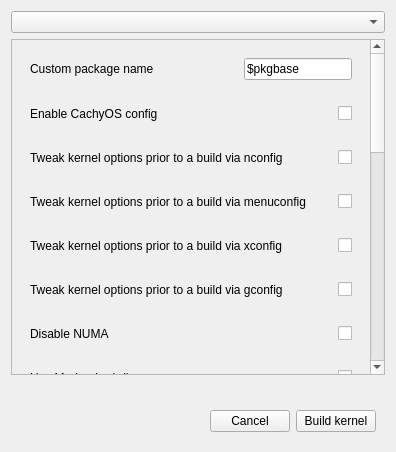
<?xml version="1.0" encoding="UTF-8"?>
<ui version="4.0">
 <class>ConfOptionsPage</class>
  <widget class="QWidget" name="central_widget">
   <layout class="QVBoxLayout" name="verticalLayout">
    <item>
     <widget class="QComboBox" name="main_combo_box"/>
    </item>
    <item>
     <widget class="QScrollArea" name="scroll_area">
      <property name="verticalScrollBarPolicy">
       <enum>Qt::ScrollBarAsNeeded</enum>
      </property>
      <property name="widgetResizable">
       <bool>true</bool>
      </property>
      <widget class="QWidget" name="scroll_area_widgets">
       <property name="geometry">
        <rect>
         <x>0</x>
         <y>0</y>
         <width>853</width>
         <height>912</height>
        </rect>
       </property>
       <layout class="QVBoxLayout" name="verticalLayout_2">
        <item>
         <widget class="QWidget" name="custom_name_widget" native="true">
          <layout class="QHBoxLayout" name="custom_name_horizontal_layout">
           <item>
            <widget class="QLabel" name="custom_name_label">
             <property name="text">
              <string>Custom package name</string>
             </property>
            </widget>
           </item>
           <item>
            <spacer name="custom_name_horizontal_spacer">
             <property name="orientation">
              <enum>Qt::Horizontal</enum>
             </property>
             <property name="sizeHint" stdset="0">
              <size>
               <width>40</width>
               <height>20</height>
              </size>
             </property>
            </spacer>
           </item>
           <item>
            <widget class="QLineEdit" name="custom_name_edit">
             <property name="text">
              <string>$pkgbase</string>
             </property>
            </widget>
           </item>
          </layout>
         </widget>
        </item>
        <item>
         <widget class="QWidget" name="cachyconfig_widget" native="true">
          <layout class="QHBoxLayout" name="cachyconfig_horizontal_layout">
           <item>
            <widget class="QLabel" name="cachyconfig_label">
             <property name="text">
              <string>Enable CachyOS config</string>
             </property>
            </widget>
           </item>
           <item>
            <spacer name="cachyconfig_horizontal_spacer">
             <property name="orientation">
              <enum>Qt::Horizontal</enum>
             </property>
             <property name="sizeHint" stdset="0">
              <size>
               <width>40</width>
               <height>20</height>
              </size>
             </property>
            </spacer>
           </item>
           <item>
            <widget class="QCheckBox" name="cachyconfig_check"/>
           </item>
          </layout>
         </widget>
        </item>
        <item>
         <widget class="QWidget" name="nconfig_widget" native="true">
          <layout class="QHBoxLayout" name="nconfig_horizontal_layout">
           <item>
            <widget class="QLabel" name="nconfig_label">
             <property name="text">
              <string>Tweak kernel options prior to a build via nconfig</string>
             </property>
            </widget>
           </item>
           <item>
            <spacer name="nconfig_horizontal_spacer">
             <property name="orientation">
              <enum>Qt::Horizontal</enum>
             </property>
             <property name="sizeHint" stdset="0">
              <size>
               <width>40</width>
               <height>20</height>
              </size>
             </property>
            </spacer>
           </item>
           <item>
            <widget class="QCheckBox" name="nconfig_check"/>
           </item>
          </layout>
         </widget>
        </item>
        <item>
         <widget class="QWidget" name="menuconfig_widget" native="true">
          <layout class="QHBoxLayout" name="menuconfig_horizontal_layout">
           <item>
            <widget class="QLabel" name="menuconfig_label">
             <property name="text">
              <string>Tweak kernel options prior to a build via menuconfig</string>
             </property>
            </widget>
           </item>
           <item>
            <spacer name="menuconfig_horizontal_spacer">
             <property name="orientation">
              <enum>Qt::Horizontal</enum>
             </property>
             <property name="sizeHint" stdset="0">
              <size>
               <width>40</width>
               <height>20</height>
              </size>
             </property>
            </spacer>
           </item>
           <item>
            <widget class="QCheckBox" name="menuconfig_check"/>
           </item>
          </layout>
         </widget>
        </item>
        <item>
         <widget class="QWidget" name="xconfig_widget" native="true">
          <layout class="QHBoxLayout" name="xconfig_horizontal_layout">
           <item>
            <widget class="QLabel" name="xconfig_label">
             <property name="text">
              <string>Tweak kernel options prior to a build via xconfig</string>
             </property>
            </widget>
           </item>
           <item>
            <spacer name="xconfig_horizontal_spacer">
             <property name="orientation">
              <enum>Qt::Horizontal</enum>
             </property>
             <property name="sizeHint" stdset="0">
              <size>
               <width>40</width>
               <height>20</height>
              </size>
             </property>
            </spacer>
           </item>
           <item>
            <widget class="QCheckBox" name="xconfig_check"/>
           </item>
          </layout>
         </widget>
        </item>
        <item>
         <widget class="QWidget" name="gconfig_widget" native="true">
          <layout class="QHBoxLayout" name="gconfig_horizontal_layout">
           <item>
            <widget class="QLabel" name="gconfig_label">
             <property name="text">
              <string>Tweak kernel options prior to a build via gconfig</string>
             </property>
            </widget>
           </item>
           <item>
            <spacer name="gconfig_horizontal_spacer">
             <property name="orientation">
              <enum>Qt::Horizontal</enum>
             </property>
             <property name="sizeHint" stdset="0">
              <size>
               <width>40</width>
               <height>20</height>
              </size>
             </property>
            </spacer>
           </item>
           <item>
            <widget class="QCheckBox" name="gconfig_check"/>
           </item>
          </layout>
         </widget>
        </item>
        <item>
         <widget class="QWidget" name="numa_widget" native="true">
          <layout class="QHBoxLayout" name="numa_horizontal_layout">
           <item>
            <widget class="QLabel" name="numa_label">
             <property name="text">
              <string>Disable NUMA</string>
             </property>
            </widget>
           </item>
           <item>
            <spacer name="numa_horizontal_spacer">
             <property name="orientation">
              <enum>Qt::Horizontal</enum>
             </property>
             <property name="sizeHint" stdset="0">
              <size>
               <width>40</width>
               <height>20</height>
              </size>
             </property>
            </spacer>
           </item>
           <item>
            <widget class="QCheckBox" name="numa_check"/>
           </item>
          </layout>
         </widget>
        </item>
        <item>
         <widget class="QWidget" name="localmodcfg_widget" native="true">
          <layout class="QHBoxLayout" name="localmodcfg_horizontal_layout">
           <item>
            <widget class="QLabel" name="localmodcfg_label">
             <property name="text">
              <string>Use Modprobed-db</string>
             </property>
            </widget>
           </item>
           <item>
            <spacer name="localmodcfg_horizontal_spacer">
             <property name="orientation">
              <enum>Qt::Horizontal</enum>
             </property>
             <property name="sizeHint" stdset="0">
              <size>
               <width>40</width>
               <height>20</height>
              </size>
             </property>
            </spacer>
           </item>
           <item>
            <widget class="QCheckBox" name="localmodcfg_check"/>
           </item>
          </layout>
         </widget>
        </item>
        <item>
         <widget class="QWidget" name="hardly_widget" native="true">
          <layout class="QHBoxLayout" name="hardly_horizontal_layout">
           <item>
            <widget class="QLabel" name="hardly_label">
             <property name="text">
              <string>Enable KBUILD_CFLAGS -O3</string>
             </property>
            </widget>
           </item>
           <item>
            <spacer name="hardly_horizontal_spacer">
             <property name="orientation">
              <enum>Qt::Horizontal</enum>
             </property>
             <property name="sizeHint" stdset="0">
              <size>
               <width>40</width>
               <height>20</height>
              </size>
             </property>
            </spacer>
           </item>
           <item>
            <widget class="QCheckBox" name="hardly_check"/>
           </item>
          </layout>
         </widget>
        </item>
        <item>
         <widget class="QWidget" name="perfgovern_widget" native="true">
          <layout class="QHBoxLayout" name="perfgovern_horizontal_layout">
           <item>
            <widget class="QLabel" name="perfgovern_label">
             <property name="text">
              <string>Set performance governor as default</string>
             </property>
            </widget>
           </item>
           <item>
            <spacer name="perfgovern_horizontal_spacer">
             <property name="orientation">
              <enum>Qt::Horizontal</enum>
             </property>
             <property name="sizeHint" stdset="0">
              <size>
               <width>40</width>
               <height>20</height>
              </size>
             </property>
            </spacer>
           </item>
           <item>
            <widget class="QCheckBox" name="perfgovern_check"/>
           </item>
          </layout>
         </widget>
        </item>
        <item>
         <widget class="QWidget" name="tcpbbr_widget" native="true">
          <layout class="QHBoxLayout" name="tcpbbr_horizontal_layout">
           <item>
            <widget class="QLabel" name="tcpbbr_label">
             <property name="text">
              <string>Enable TCP_CONG_BBR3</string>
             </property>
            </widget>
           </item>
           <item>
            <spacer name="tcpbbr_horizontal_spacer">
             <property name="orientation">
              <enum>Qt::Horizontal</enum>
             </property>
             <property name="sizeHint" stdset="0">
              <size>
               <width>40</width>
               <height>20</height>
              </size>
             </property>
            </spacer>
           </item>
           <item>
            <widget class="QCheckBox" name="tcpbbr_check"/>
           </item>
          </layout>
         </widget>
        </item>
        <item>
         <widget class="QWidget" name="hzticks_widget" native="true">
          <layout class="QHBoxLayout" name="hzticks_horizontal_layout">
           <item>
            <widget class="QLabel" name="hzticks_label">
             <property name="text">
              <string>Running tick rate</string>
             </property>
            </widget>
           </item>
           <item>
            <spacer name="hzticks_horizontal_spacer">
             <property name="orientation">
              <enum>Qt::Horizontal</enum>
             </property>
             <property name="sizeHint" stdset="0">
              <size>
               <width>40</width>
               <height>20</height>
              </size>
             </property>
            </spacer>
           </item>
           <item>
            <widget class="QComboBox" name="hzticks_combo_box"/>
           </item>
          </layout>
         </widget>
        </item>
        <item>
         <widget class="QWidget" name="tickless_widget" native="true">
          <layout class="QHBoxLayout" name="tickless_horizontal_layout">
           <item>
            <widget class="QLabel" name="tickless_label">
             <property name="text">
              <string>Select tickless</string>
             </property>
            </widget>
           </item>
           <item>
            <spacer name="tickless_horizontal_spacer">
             <property name="orientation">
              <enum>Qt::Horizontal</enum>
             </property>
             <property name="sizeHint" stdset="0">
              <size>
               <width>40</width>
               <height>20</height>
              </size>
             </property>
            </spacer>
           </item>
           <item>
            <widget class="QComboBox" name="tickless_combo_box"/>
           </item>
          </layout>
         </widget>
        </item>
        <item>
         <widget class="QWidget" name="preempt_widget" native="true">
          <layout class="QHBoxLayout" name="preempt_horizontal_layout">
           <item>
            <widget class="QLabel" name="preempt_label">
             <property name="text">
              <string>Select preempt</string>
             </property>
            </widget>
           </item>
           <item>
            <spacer name="preempt_horizontal_spacer">
             <property name="orientation">
              <enum>Qt::Horizontal</enum>
             </property>
             <property name="sizeHint" stdset="0">
              <size>
               <width>40</width>
               <height>20</height>
              </size>
             </property>
            </spacer>
           </item>
           <item>
            <widget class="QComboBox" name="preempt_combo_box"/>
           </item>
          </layout>
         </widget>
        </item>
        <item>
         <widget class="QWidget" name="damon_widget" native="true">
          <layout class="QHBoxLayout" name="damon_horizontal_layout">
           <item>
            <widget class="QLabel" name="damon_label">
             <property name="text">
              <string>Enable DAMON</string>
             </property>
            </widget>
           </item>
           <item>
            <spacer name="damon_horizontal_spacer">
             <property name="orientation">
              <enum>Qt::Horizontal</enum>
             </property>
             <property name="sizeHint" stdset="0">
              <size>
               <width>40</width>
               <height>20</height>
              </size>
             </property>
            </spacer>
           </item>
           <item>
            <widget class="QCheckBox" name="damon_check"/>
           </item>
          </layout>
         </widget>
        </item>
        <item>
         <widget class="QWidget" name="processor_opt_widget" native="true">
          <layout class="QHBoxLayout" name="processor_opt_horizontal_layout">
           <item>
            <widget class="QLabel" name="processor_opt_label">
             <property name="text">
              <string>CPU compiler optimizations</string>
             </property>
            </widget>
           </item>
           <item>
            <spacer name="processor_opt_horizontal_spacer">
             <property name="orientation">
              <enum>Qt::Horizontal</enum>
             </property>
             <property name="sizeHint" stdset="0">
              <size>
               <width>40</width>
               <height>20</height>
              </size>
             </property>
            </spacer>
           </item>
           <item>
            <widget class="QComboBox" name="processor_opt_combo_box"/>
           </item>
          </layout>
         </widget>
        </item>
        <item>
         <widget class="QWidget" name="autooptim_widget" native="true">
          <layout class="QHBoxLayout" name="autooptim_horizontal_layout">
           <item>
            <widget class="QLabel" name="autooptim_label">
             <property name="text">
              <string>Apply automatic CPU Optimization</string>
             </property>
            </widget>
           </item>
           <item>
            <spacer name="autooptim_horizontal_spacer">
             <property name="orientation">
              <enum>Qt::Horizontal</enum>
             </property>
             <property name="sizeHint" stdset="0">
              <size>
               <width>40</width>
               <height>20</height>
              </size>
             </property>
            </spacer>
           </item>
           <item>
            <widget class="QCheckBox" name="autooptim_check"/>
           </item>
          </layout>
         </widget>
        </item>
        <item>
         <widget class="QWidget" name="lto_widget" native="true">
          <layout class="QHBoxLayout" name="lto_horizontal_layout">
           <item>
            <widget class="QLabel" name="lto_label">
             <property name="text">
              <string>Enable LTO</string>
             </property>
            </widget>
           </item>
           <item>
            <spacer name="lto_horizontal_spacer">
             <property name="orientation">
              <enum>Qt::Horizontal</enum>
             </property>
             <property name="sizeHint" stdset="0">
              <size>
               <width>40</width>
               <height>20</height>
              </size>
             </property>
            </spacer>
           </item>
           <item>
            <widget class="QComboBox" name="lto_combo_box"/>
           </item>
          </layout>
         </widget>
        </item>
        <item>
         <widget class="QWidget" name="builtin_zfs_widget" native="true">
          <layout class="QHBoxLayout" name="builtin_zfs_horizontal_layout">
           <item>
            <widget class="QLabel" name="builtin_zfs_label">
             <property name="text">
              <string>Build the ZFS module</string>
             </property>
            </widget>
           </item>
           <item>
            <spacer name="builtin_zfs_horizontal_spacer">
             <property name="orientation">
              <enum>Qt::Horizontal</enum>
             </property>
             <property name="sizeHint" stdset="0">
              <size>
               <width>40</width>
               <height>20</height>
              </size>
             </property>
            </spacer>
           </item>
           <item>
            <widget class="QCheckBox" name="builtin_zfs_check"/>
           </item>
          </layout>
         </widget>
        </item>
        <item>
         <widget class="QWidget" name="builtin_nvidia_widget" native="true">
          <layout class="QHBoxLayout" name="builtin_nvidia_horizontal_layout">
           <item>
            <widget class="QLabel" name="builtin_nvidia_label">
             <property name="text">
              <string>Build the NVIDIA module</string>
             </property>
            </widget>
           </item>
           <item>
            <spacer name="builtin_nvidia_horizontal_spacer">
             <property name="orientation">
              <enum>Qt::Horizontal</enum>
             </property>
             <property name="sizeHint" stdset="0">
              <size>
               <width>40</width>
               <height>20</height>
              </size>
             </property>
            </spacer>
           </item>
           <item>
            <widget class="QCheckBox" name="builtin_nvidia_check"/>
           </item>
          </layout>
         </widget>
        </item>
        <item>
         <widget class="QWidget" name="builtin_nvidia_open_widget" native="true">
          <layout class="QHBoxLayout" name="builtin_nvidia_open_horizontal_layout">
           <item>
            <widget class="QLabel" name="builtin_nvidia_open_label">
             <property name="text">
              <string>Build the open NVIDIA module</string>
             </property>
            </widget>
           </item>
           <item>
            <spacer name="builtin_nvidia_open_horizontal_spacer">
             <property name="orientation">
              <enum>Qt::Horizontal</enum>
             </property>
             <property name="sizeHint" stdset="0">
              <size>
               <width>40</width>
               <height>20</height>
              </size>
             </property>
            </spacer>
           </item>
           <item>
            <widget class="QCheckBox" name="builtin_nvidia_open_check"/>
           </item>
          </layout>
         </widget>
        </item>
        <item>
         <widget class="QWidget" name="build_debug_widget" native="true">
          <layout class="QHBoxLayout" name="build_debug_horizontal_layout">
           <item>
            <widget class="QLabel" name="build_debug_label">
             <property name="text">
              <string>Include vmlinux with debug informations/symbols</string>
             </property>
            </widget>
           </item>
           <item>
            <spacer name="b_horizontal_spacer">
             <property name="orientation">
              <enum>Qt::Horizontal</enum>
             </property>
             <property name="sizeHint" stdset="0">
              <size>
               <width>40</width>
               <height>20</height>
              </size>
             </property>
            </spacer>
           </item>
           <item>
            <widget class="QCheckBox" name="build_debug_check"/>
           </item>
          </layout>
         </widget>
        </item>
        <item>
         <widget class="QWidget" name="hugepage_widget" native="true">
          <layout class="QHBoxLayout" name="hugepage_horizontal_layout">
           <item>
            <widget class="QLabel" name="hugepage_label">
             <property name="text">
              <string>Transparent Hugepages</string>
             </property>
            </widget>
           </item>
           <item>
            <spacer name="hugepage_horizontal_spacer">
             <property name="orientation">
              <enum>Qt::Horizontal</enum>
             </property>
             <property name="sizeHint" stdset="0">
              <size>
               <width>40</width>
               <height>20</height>
              </size>
             </property>
            </spacer>
           </item>
           <item>
            <widget class="QComboBox" name="hugepage_combo_box"/>
           </item>
          </layout>
         </widget>
        </item>
       </layout>
      </widget>
     </widget>
    </item>
    <item>
     <spacer name="bottom_horizontal_spacer">
      <property name="orientation">
       <enum>Qt::Horizontal</enum>
      </property>
      <property name="sizeHint" stdset="0">
       <size>
        <width>40</width>
        <height>20</height>
       </size>
      </property>
     </spacer>
    </item>
    <item>
     <widget class="QWidget" name="footer_widget" native="true">
      <layout class="QHBoxLayout" name="footer_horizontal_layout">
       <item>
        <spacer name="footer_horizontal_spacer">
         <property name="orientation">
          <enum>Qt::Horizontal</enum>
         </property>
         <property name="sizeHint" stdset="0">
          <size>
           <width>40</width>
           <height>20</height>
          </size>
         </property>
        </spacer>
       </item>
       <item>
        <widget class="QPushButton" name="cancel_button">
         <property name="text">
          <string>Cancel</string>
         </property>
        </widget>
       </item>
       <item>
        <widget class="QPushButton" name="ok_button">
         <property name="text">
          <string>Build kernel</string>
         </property>
        </widget>
       </item>
      </layout>
     </widget>
    </item>
   </layout>
  </widget>
 <resources/>
 <connections/>
</ui>
